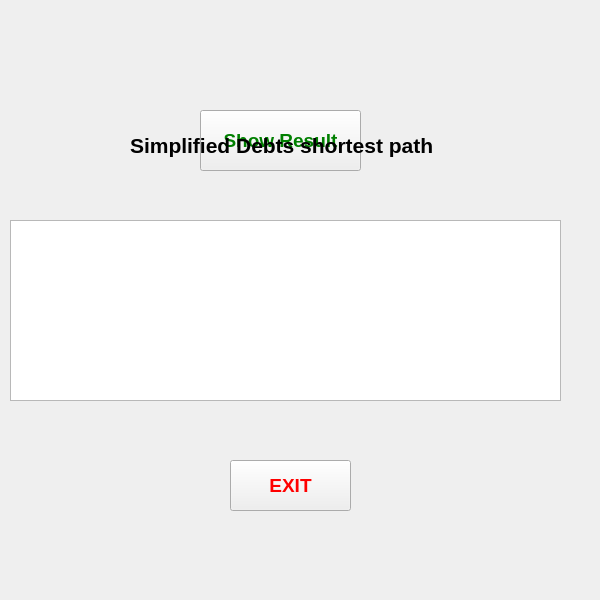
<?xml version="1.0" encoding="UTF-8"?>
<ui version="4.0">
 <class>OutputScreen</class>
 <widget class="QWidget" name="OutputScreen">
  <property name="geometry">
   <rect>
    <x>0</x>
    <y>0</y>
    <width>600</width>
    <height>600</height>
   </rect>
  </property>
  <property name="windowTitle">
   <string>Form</string>
  </property>
  <property name="autoFillBackground">
   <bool>false</bool>
  </property>
  <widget class="QTextBrowser" name="textBrowser">
   <property name="geometry">
    <rect>
     <x>10</x>
     <y>220</y>
     <width>551</width>
     <height>181</height>
    </rect>
   </property>
   <property name="font">
    <font>
     <pointsize>11</pointsize>
     <bold>true</bold>
    </font>
   </property>
  </widget>
  <widget class="QPushButton" name="pushButton">
   <property name="geometry">
    <rect>
     <x>200</x>
     <y>110</y>
     <width>161</width>
     <height>61</height>
    </rect>
   </property>
   <property name="font">
    <font>
     <pointsize>14</pointsize>
     <bold>true</bold>
    </font>
   </property>
   <property name="styleSheet">
    <string notr="true">color:green</string>
   </property>
   <property name="text">
    <string>Show Result</string>
   </property>
  </widget>
  <widget class="QLabel" name="label">
   <property name="geometry">
    <rect>
     <x>0</x>
     <y>0</y>
     <width>590</width>
     <height>590</height>
    </rect>
   </property>
   <property name="text">
    <string/>
   </property>
  </widget>
  <widget class="QPushButton" name="pushButton_2">
   <property name="geometry">
    <rect>
     <x>230</x>
     <y>460</y>
     <width>121</width>
     <height>51</height>
    </rect>
   </property>
   <property name="font">
    <font>
     <pointsize>14</pointsize>
     <bold>true</bold>
    </font>
   </property>
   <property name="styleSheet">
    <string notr="true">color: red</string>
   </property>
   <property name="text">
    <string>EXIT</string>
   </property>
  </widget>
  <widget class="QLabel" name="label_2">
   <property name="geometry">
    <rect>
     <x>130</x>
     <y>90</y>
     <width>441</width>
     <height>111</height>
    </rect>
   </property>
   <property name="font">
    <font>
     <pointsize>16</pointsize>
     <bold>true</bold>
    </font>
   </property>
   <property name="text">
    <string>Simplified Debts shortest path</string>
   </property>
  </widget>
  <zorder>label</zorder>
  <zorder>textBrowser</zorder>
  <zorder>pushButton</zorder>
  <zorder>pushButton_2</zorder>
  <zorder>label_2</zorder>
 </widget>
 <resources/>
 <connections/>
</ui>
